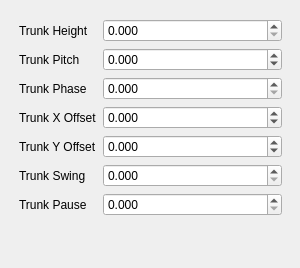
       <widget class="QWidget" name="tab_trunk">
        <attribute name="title">
         <string>Trunk</string>
        </attribute>
        <widget class="QWidget" name="formLayoutWidget_8">
         <property name="geometry">
          <rect>
           <x>10</x>
           <y>10</y>
           <width>281</width>
           <height>249</height>
          </rect>
         </property>
         <layout class="QFormLayout" name="formLayout_13">
          <property name="leftMargin">
           <number>9</number>
          </property>
          <property name="topMargin">
           <number>9</number>
          </property>
          <property name="rightMargin">
           <number>9</number>
          </property>
          <property name="bottomMargin">
           <number>9</number>
          </property>
          <item row="0" column="0">
           <widget class="QLabel" name="label_trunkHeight">
            <property name="text">
             <string>Trunk Height</string>
            </property>
           </widget>
          </item>
          <item row="1" column="0">
           <widget class="QLabel" name="label_trunkPitch">
            <property name="text">
             <string>Trunk Pitch</string>
            </property>
           </widget>
          </item>
          <item row="2" column="0">
           <widget class="QLabel" name="label_trunkPhase">
            <property name="text">
             <string>Trunk Phase</string>
            </property>
           </widget>
          </item>
          <item row="3" column="0">
           <widget class="QLabel" name="label_trunkXOffset">
            <property name="text">
             <string>Trunk X Offset</string>
            </property>
           </widget>
          </item>
          <item row="4" column="0">
           <widget class="QLabel" name="label_trunkYOffset">
            <property name="text">
             <string>Trunk Y Offset</string>
            </property>
           </widget>
          </item>
          <item row="5" column="0">
           <widget class="QLabel" name="label_trunkSwing">
            <property name="text">
             <string>Trunk Swing</string>
            </property>
           </widget>
          </item>
          <item row="6" column="0">
           <widget class="QLabel" name="label_trunkPause">
            <property name="text">
             <string>Trunk Pause</string>
            </property>
           </widget>
          </item>
          <item row="0" column="1">
           <widget class="QDoubleSpinBox" name="dspin_qw_trunk_height">
            <property name="decimals">
             <number>3</number>
            </property>
            <property name="maximum">
             <double>1.000000000000000</double>
            </property>
            <property name="singleStep">
             <double>0.001000000000000</double>
            </property>
           </widget>
          </item>
          <item row="1" column="1">
           <widget class="QDoubleSpinBox" name="dspin_qw_trunk_pitch">
            <property name="decimals">
             <number>3</number>
            </property>
            <property name="minimum">
             <double>-60.000000000000000</double>
            </property>
            <property name="maximum">
             <double>60.000000000000000</double>
            </property>
            <property name="singleStep">
             <double>0.100000000000000</double>
            </property>
           </widget>
          </item>
          <item row="2" column="1">
           <widget class="QDoubleSpinBox" name="dspin_qw_trunk_phase">
            <property name="decimals">
             <number>3</number>
            </property>
            <property name="maximum">
             <double>1.000000000000000</double>
            </property>
            <property name="singleStep">
             <double>0.001000000000000</double>
            </property>
           </widget>
          </item>
          <item row="3" column="1">
           <widget class="QDoubleSpinBox" name="dspin_qw_trunk_xoffset">
            <property name="decimals">
             <number>3</number>
            </property>
            <property name="minimum">
             <double>-1.000000000000000</double>
            </property>
            <property name="maximum">
             <double>1.000000000000000</double>
            </property>
            <property name="singleStep">
             <double>0.001000000000000</double>
            </property>
           </widget>
          </item>
          <item row="4" column="1">
           <widget class="QDoubleSpinBox" name="dspin_qw_trunk_yoffset">
            <property name="decimals">
             <number>3</number>
            </property>
            <property name="minimum">
             <double>-1.000000000000000</double>
            </property>
            <property name="maximum">
             <double>1.000000000000000</double>
            </property>
            <property name="singleStep">
             <double>0.001000000000000</double>
            </property>
           </widget>
          </item>
          <item row="5" column="1">
           <widget class="QDoubleSpinBox" name="dspin_qw_trunk_swing">
            <property name="decimals">
             <number>3</number>
            </property>
            <property name="maximum">
             <double>10.000000000000000</double>
            </property>
            <property name="singleStep">
             <double>0.001000000000000</double>
            </property>
           </widget>
          </item>
          <item row="6" column="1">
           <widget class="QDoubleSpinBox" name="dspin_qw_trunk_pause">
            <property name="decimals">
             <number>3</number>
            </property>
            <property name="maximum">
             <double>1.000000000000000</double>
            </property>
            <property name="singleStep">
             <double>0.001000000000000</double>
            </property>
           </widget>
          </item>
         </layout>
        </widget>
       </widget>
